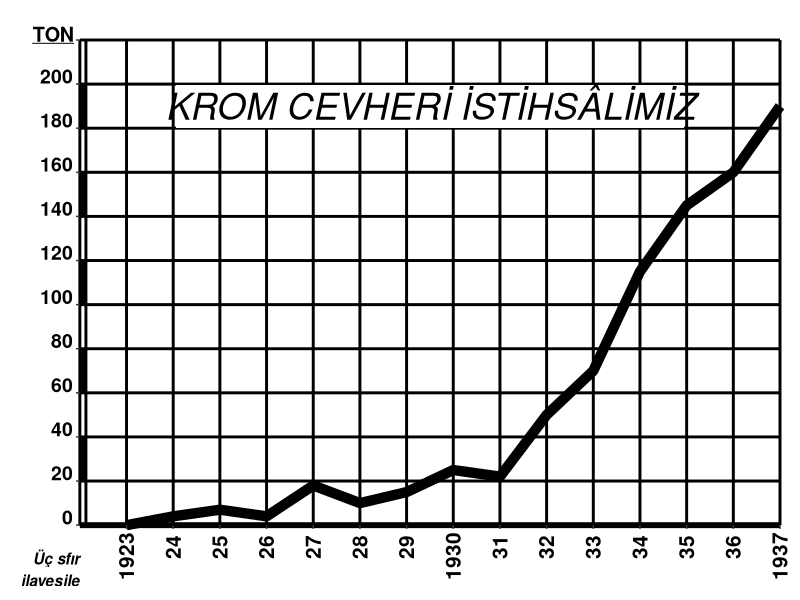

Write the R code that produced this figure.
Sys.setlocale(locale = "Turkish")
library(ggplot2)
tarih <- c(1923,1924,1925,1926,1927,1928,1929,1930,1931,1932,1933,1934,1935,1936,1937)
miktar <- c(0,4,7,4,18,10,15,25,22,50,70,115,145,160,190)
KromCevheri <- data.frame(tarih,miktar)
ggplot(KromCevheri, aes(tarih,miktar)) + geom_line(size=3.5) + 
  theme_classic() +
  theme(panel.grid.major = element_line(colour = "black", size = 1)) +
  theme(axis.title = element_blank()) +
  theme(axis.text.x = element_text(angle = 90, face = "bold", size = 15, vjust = 0.5, colour = "black")) +
  theme(axis.text.y = element_text(face="bold", size=14, colour = "black", vjust = -0.05)) +
  theme(axis.line.x = element_line(size = 2)) +
  theme(axis.line.y = element_line(size = 1)) +
  theme(plot.margin = unit(c(2,1,1,2), "lines")) +
  coord_cartesian(clip = 'off') +
  scale_x_continuous(
    limits = c(1922,1937),
    breaks = c(1923,1924,1925,1926,1927,1928,1929,1930,1931,1932,1933,1934,1935,1936,1937),
    label = c("1923","   24","   25","   26","   27","   28","   29",
              "1930","   31","   32","   33","   34","   35","   36","1937"),
    expand = c(0,0)
  ) +
  scale_y_continuous(
    limits = c(0,220),
    breaks = c(0,20,40,60,80,100,120,140,160,180,200,220),
    label = c("0","20","40","60","80","100","120","140","160","180","200",""),
    expand = c(0,0)
  ) +
  annotate(geom="rect", xmin = 1924.05, xmax = 1934.95, ymin = 180.3, ymax = 199.8, fill = "white" ) +
  annotate(geom="text", x=1929.5,y=190,label="KROM CEVHERİ İSTİHSÂLİMİZ", size= 9.3, fontface="italic") +
  annotate(geom="text", x=1922, y=0, label="Üç sfır\nilavesile",fontface="bold.italic", hjust=1, vjust=1.8) +
  annotate(geom="text", x=1922, y=220, label=expression(bold(underline("TON"))), hjust=1.15, vjust=0.2, size=5) +
  annotate(geom="segment",x=1922.13,xend=1922.13, y=0,yend=220,colour="black",size=1) +
  annotate(geom="rect", xmin = 1922, xmax = 1922.13, ymin = 20, ymax = 40, fill = "black") +
  annotate(geom="rect", xmin = 1922, xmax = 1922.13, ymin = 60, ymax = 80, fill = "black") +
  annotate(geom="rect", xmin = 1922, xmax = 1922.13, ymin = 100, ymax = 120, fill = "black") +
  annotate(geom="rect", xmin = 1922, xmax = 1922.13, ymin = 140, ymax = 160, fill = "black") +
  annotate(geom="rect", xmin = 1922, xmax = 1922.13, ymin = 180, ymax = 200, fill = "black")
